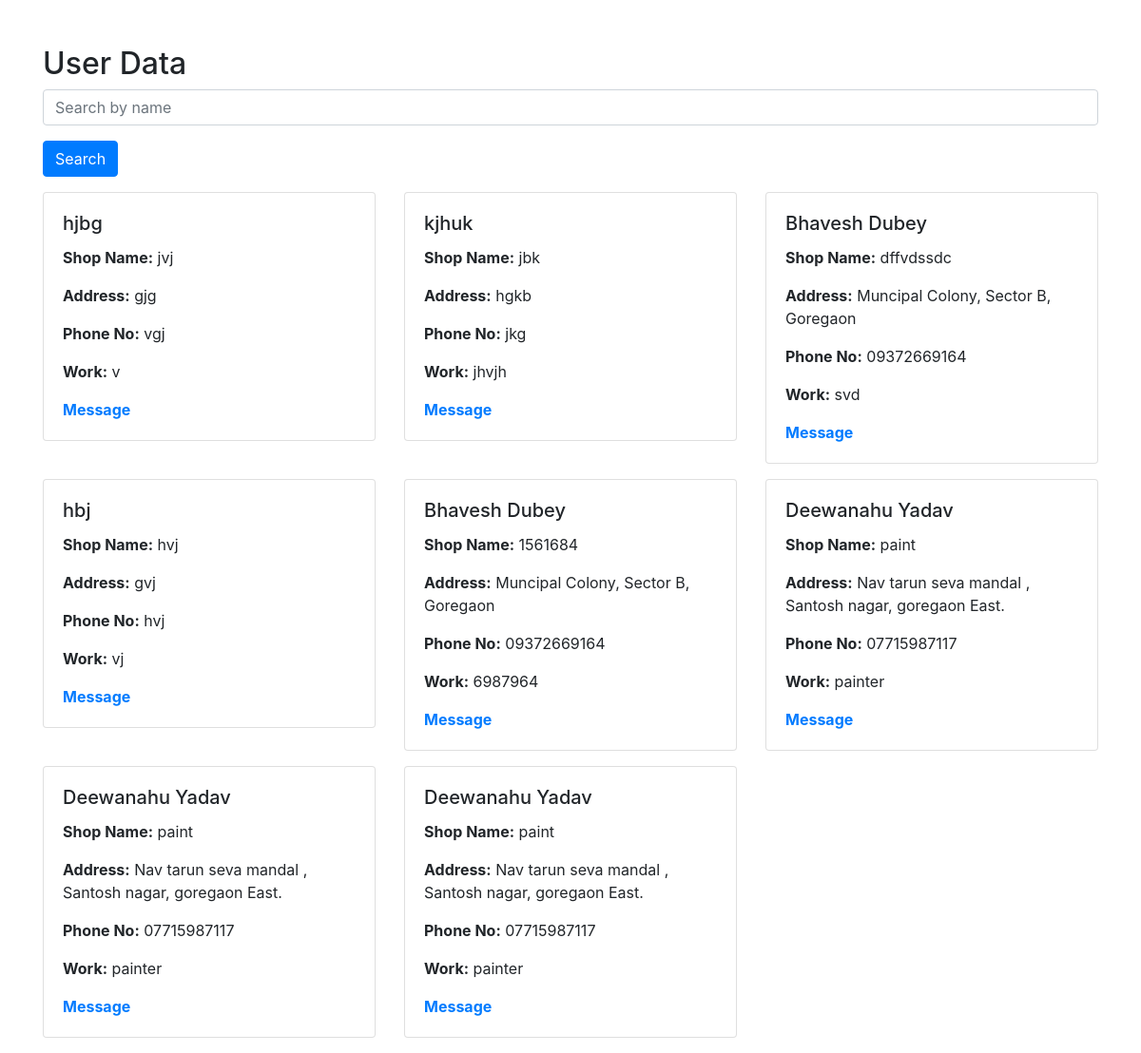
The app's page /shop_finder/index.php with its own data.
### tables this page shows
CREATE TABLE `shop` (
  `id` int(11) NOT NULL,
  `name` varchar(255) NOT NULL,
  `shopname` varchar(255) NOT NULL,
  `address` varchar(255) NOT NULL,
  `phone_no` varchar(15) NOT NULL,
  `work` varchar(255) NOT NULL,
  `password` varchar(255) NOT NULL
);

### shop_finder/index.php (the view, shortened to what this page needs)
<!DOCTYPE html>
<html lang="en">
<head>
    <link rel="stylesheet" href="https://maxcdn.bootstrapcdn.com/bootstrap/4.5.2/css/bootstrap.min.css">
</head>
<body>
    <div class="container mt-5">
        <h2>User Data</h2>
        <form method="GET" action="">
            <div class="form-group">
                <input type="text" class="form-control" placeholder="Search by name" name="search">
            </div>
            <button type="submit" class="btn btn-primary">Search</button>
        </form>
        <div class="row mt-3">
            <?php
            include_once '../config.php';
            $search = $_GET['search'] ?? '';
            $sql = "SELECT * FROM shop WHERE name LIKE '%$search%'";
            $result = $conn->query($sql);
            if ($result->num_rows > 0) {
                while ($row = $result->fetch_assoc()) {
            ?>
            <div class="col-md-4 mb-3">
                <div class="card">
                    <div class="card-body">
                        <h5 class="card-title"><?php echo $row['name']; ?></h5>
                        <p class="card-text"><strong>Shop Name:</strong> <?php echo $row['shopname']; ?></p>
                        <p class="card-text"><strong>Address:</strong> <?php echo $row['address']; ?></p>
                        <p class="card-text"><strong>Phone No:</strong> <?php echo $row['phone_no']; ?></p>
                        <p class="card-text"><strong>Work:</strong> <?php echo $row['work']; ?></p>
                        <p class="card-text"><strong><a href="complain.php">Message</a></strong>  </p>
                    </div>
                </div>
            </div>
            <?php
                }
            } else {
                echo "<p>No data found</p>";
            }
            ?>
        </div>
    </div>
</body>
</html>

### records on screen
shop: name "hjbg", shopname "jvj", address "gjg", phone_no "vgj", work "v"
shop: name "kjhuk", shopname "jbk", address "hgkb", phone_no "jkg", work "jhvjh"
shop: name "Bhavesh Dubey", shopname "dffvdssdc", address "Muncipal Colony, Sector B, Goregaon", phone_no "09372669164", work "svd"
shop: name "hbj", shopname "hvj", address "gvj", phone_no "hvj", work "vj"
shop: name "Bhavesh Dubey", shopname "1561684", address "Muncipal Colony, Sector B, Goregaon", phone_no "09372669164", work "6987964"
shop: name "Deewanahu Yadav", shopname "paint", address "Nav tarun seva mandal , Santosh nagar, goregaon East.", phone_no "07715987117", work "painter"
shop: name "Deewanahu Yadav", shopname "paint", address "Nav tarun seva mandal , Santosh nagar, goregaon East.", phone_no "07715987117", work "painter"
shop: name "Deewanahu Yadav", shopname "paint", address "Nav tarun seva mandal , Santosh nagar, goregaon East.", phone_no "07715987117", work "painter"
